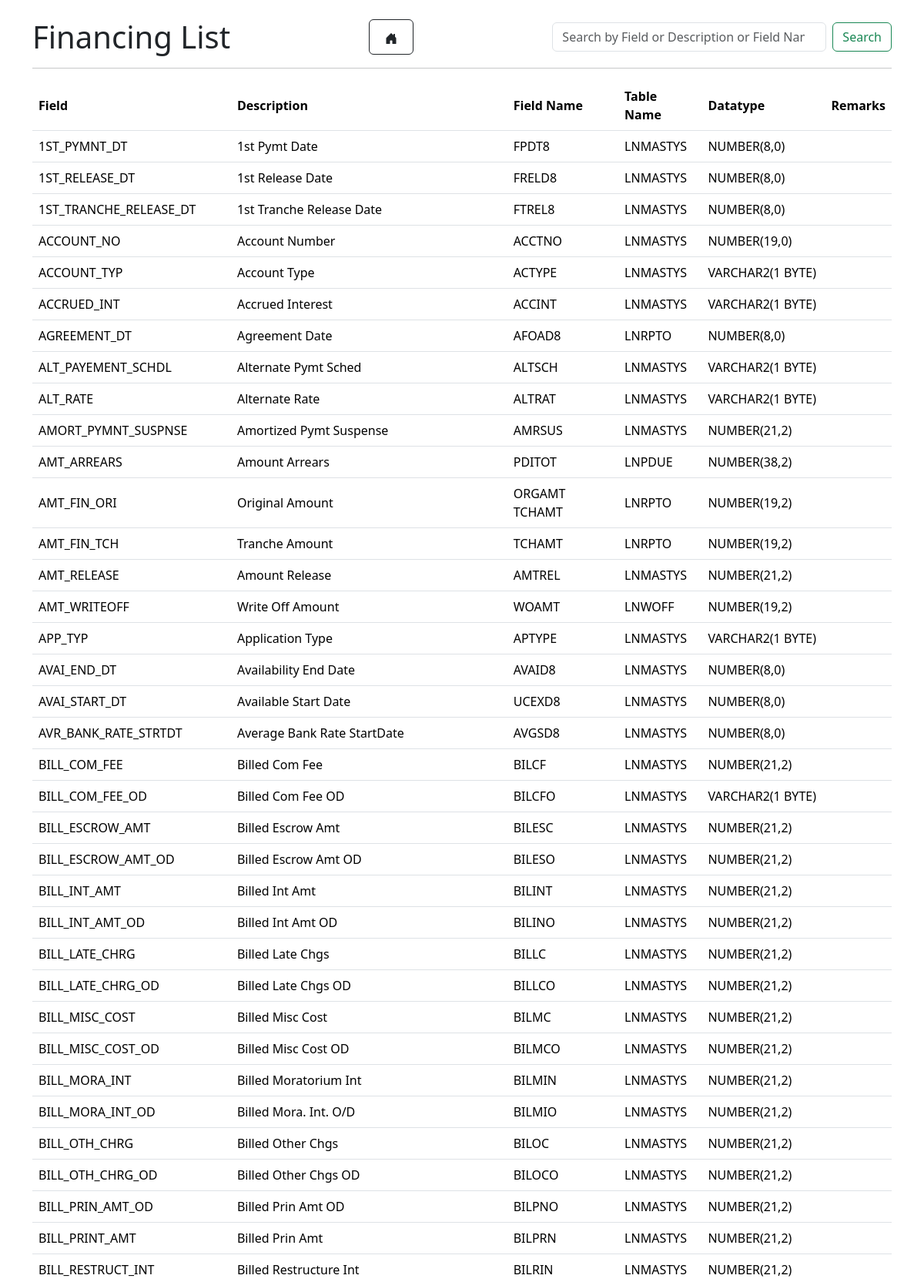
Screenshot of /datas/financings/ (upper part) with the database file from the repository.
### datas/models.py (models this page shows, shortened)
class Financing(models.Model):
    field = models.CharField(max_length=100)
    description = models.CharField(max_length=200)
    field_name = models.CharField(max_length=100)
    table_name = models.CharField(max_length=50)
    datatype = models.CharField(max_length=50)
    remarks = models.CharField(max_length=250, blank=True, null=True)

### datas/views.py (the view)
# urls.py: path('financings/', fin_list, name='fin_list'),
def fin_list(request):
    query = request.GET.get('q')
    if query:
        fins = Financing.objects.filter(field__icontains=query) | Financing.objects.filter(field_name__icontains=query) | Financing.objects.filter(description__icontains=query)
    else:
        fins = Financing.objects.all()
    if request.headers.get('x-requested-with') == 'XMLHttpRequest':
        html = render_to_string('datas/partial_financing_list.html', {'fins': fins})
        return JsonResponse({'html': html})
    return render(request, 'datas/fin_list.html', {'fins': fins})

### datas/templates/datas/fin_list.html (shortened to what this page needs)
<!DOCTYPE html>
<html lang="en">
<head>
    {% load static %}
    <link href="{% static 'bootstrap/css/bootstrap.min.css' %}" rel="stylesheet">
</head>
<body>
    <div class="container mt-4">
        <div class="d-flex justify-content-between align-items-center mb-3">
            <h1 class="mb-0">Financing List</h1>
            <a href="{% url 'front_page' %}" class="btn btn-outline-dark"> </a>
            <form class="d-flex" id="search-form">
                <input class="form-control me-2" type="search" id="search-input" placeholder="Search by Field or Description or Field Name" aria-label="Search" style="width: 356px">
                <button class="btn btn-outline-success" type="submit">Search</button>
            </form>
        </div>
        <hr>
        <div class="table-responsive">
            <table class="table align-middle">
                <thead>
                    <tr class="align-middle">
                        <th>Field</th>
                        <th>Description</th>
                        <th>Field Name</th>
                        <th>Table Name</th>
                        <th>Datatype</th>
                        <th>Remarks</th>
                    </tr>
                </thead>
                <tbody id="financial-table-body">
                    {% for fin in fins %}
                    <tr class="align-middle">
                        <td>{{ fin.field }}</td>
                        <td>{{ fin.description }}</td>
                        <td>{{ fin.field_name }}</td>
                        <td>{{ fin.table_name }}</td>
                        <td>{{ fin.datatype }}</td>
                        <td>{{ fin.remarks }}</td>
                    </tr>
                    {% empty %}
                    <tr>
                        <td colspan="6">No results found.</td>
                    </tr>
                    {% endfor %}
                </tbody>
            </table>
        </div>
    </div>
</body>
</html>

### datas/templates/datas/fin_list.html (style rules this page uses)
.btn.btn-outline-dark { padding: 10px 20px; transition: all 0.3s ease; }

### rows the page displays
Financing: field "1ST_PYMNT_DT", description "1st Pymt Date", field_name "FPDT8", table_name "LNMASTYS", datatype "NUMBER(8,0)"
Financing: field "1ST_RELEASE_DT", description "1st Release Date", field_name "FRELD8", table_name "LNMASTYS", datatype "NUMBER(8,0)"
Financing: field "1ST_TRANCHE_RELEASE_DT", description "1st Tranche Release Date", field_name "FTREL8", table_name "LNMASTYS", datatype "NUMBER(8,0)"
Financing: field "ACCOUNT_NO", description "Account Number", field_name "ACCTNO", table_name "LNMASTYS", datatype "NUMBER(19,0)"
Financing: field "ACCOUNT_TYP", description "Account Type", field_name "ACTYPE", table_name "LNMASTYS", datatype "VARCHAR2(1 BYTE)"
Financing: field "ACCRUED_INT", description "Accrued Interest", field_name "ACCINT", table_name "LNMASTYS", datatype "VARCHAR2(1 BYTE)"
Financing: field "AGREEMENT_DT", description "Agreement Date", field_name "AFOAD8", table_name "LNRPTO", datatype "NUMBER(8,0)"
Financing: field "ALT_PAYEMENT_SCHDL", description "Alternate Pymt Sched", field_name "ALTSCH", table_name "LNMASTYS", datatype "VARCHAR2(1 BYTE)"
Financing: field "ALT_RATE", description "Alternate Rate", field_name "ALTRAT", table_name "LNMASTYS", datatype "VARCHAR2(1 BYTE)"
Financing: field "AMORT_PYMNT_SUSPNSE", description "Amortized Pymt Suspense", field_name "AMRSUS", table_name "LNMASTYS", datatype "NUMBER(21,2)"
Financing: field "AMT_ARREARS", description "Amount Arrears", field_name "PDITOT", table_name "LNPDUE", datatype "NUMBER(38,2)"
Financing: field "AMT_FIN_ORI", description "Original Amount", field_name "ORGAMT TCHAMT", table_name "LNRPTO", datatype "NUMBER(19,2)"
Financing: field "AMT_FIN_TCH", description "Tranche Amount", field_name "TCHAMT", table_name "LNRPTO", datatype "NUMBER(19,2)"
Financing: field "AMT_RELEASE", description "Amount Release", field_name "AMTREL", table_name "LNMASTYS", datatype "NUMBER(21,2)"
Financing: field "AMT_WRITEOFF", description "Write Off Amount", field_name "WOAMT", table_name "LNWOFF", datatype "NUMBER(19,2)"
Financing: field "APP_TYP", description "Application Type", field_name "APTYPE", table_name "LNMASTYS", datatype "VARCHAR2(1 BYTE)"
Financing: field "AVAI_END_DT", description "Availability End Date", field_name "AVAID8", table_name "LNMASTYS", datatype "NUMBER(8,0)"
Financing: field "AVAI_START_DT", description "Available Start Date", field_name "UCEXD8", table_name "LNMASTYS", datatype "NUMBER(8,0)"
Financing: field "AVR_BANK_RATE_STRTDT", description "Average Bank Rate StartDate", field_name "AVGSD8", table_name "LNMASTYS", datatype "NUMBER(8,0)"
Financing: field "BILL_COM_FEE", description "Billed Com Fee", field_name "BILCF", table_name "LNMASTYS", datatype "NUMBER(21,2)"
Financing: field "BILL_COM_FEE_OD", description "Billed Com Fee OD", field_name "BILCFO", table_name "LNMASTYS", datatype "VARCHAR2(1 BYTE)"
Financing: field "BILL_ESCROW_AMT", description "Billed Escrow Amt", field_name "BILESC", table_name "LNMASTYS", datatype "NUMBER(21,2)"
Financing: field "BILL_ESCROW_AMT_OD", description "Billed Escrow Amt OD", field_name "BILESO", table_name "LNMASTYS", datatype "NUMBER(21,2)"
Financing: field "BILL_INT_AMT", description "Billed Int Amt", field_name "BILINT", table_name "LNMASTYS", datatype "NUMBER(21,2)"
Financing: field "BILL_INT_AMT_OD", description "Billed Int Amt OD", field_name "BILINO", table_name "LNMASTYS", datatype "NUMBER(21,2)"
Financing: field "BILL_LATE_CHRG", description "Billed Late Chgs", field_name "BILLC", table_name "LNMASTYS", datatype "NUMBER(21,2)"
Financing: field "BILL_LATE_CHRG_OD", description "Billed Late Chgs OD", field_name "BILLCO", table_name "LNMASTYS", datatype "NUMBER(21,2)"
Financing: field "BILL_MISC_COST", description "Billed Misc Cost", field_name "BILMC", table_name "LNMASTYS", datatype "NUMBER(21,2)"
Financing: field "BILL_MISC_COST_OD", description "Billed Misc Cost OD", field_name "BILMCO", table_name "LNMASTYS", datatype "NUMBER(21,2)"
Financing: field "BILL_MORA_INT", description "Billed Moratorium Int", field_name "BILMIN", table_name "LNMASTYS", datatype "NUMBER(21,2)"
Financing: field "BILL_MORA_INT_OD", description "Billed Mora. Int. O/D", field_name "BILMIO", table_name "LNMASTYS", datatype "NUMBER(21,2)"
Financing: field "BILL_OTH_CHRG", description "Billed Other Chgs", field_name "BILOC", table_name "LNMASTYS", datatype "NUMBER(21,2)"
Financing: field "BILL_OTH_CHRG_OD", description "Billed Other Chgs OD", field_name "BILOCO", table_name "LNMASTYS", datatype "NUMBER(21,2)"
Financing: field "BILL_PRIN_AMT_OD", description "Billed Prin Amt OD", field_name "BILPNO", table_name "LNMASTYS", datatype "NUMBER(21,2)"
Financing: field "BILL_PRINT_AMT", description "Billed Prin Amt", field_name "BILPRN", table_name "LNMASTYS", datatype "NUMBER(21,2)"
Financing: field "BILL_RESTRUCT_INT", description "Billed Restructure Int", field_name "BILRIN", table_name "LNMASTYS", datatype "NUMBER(21,2)"
